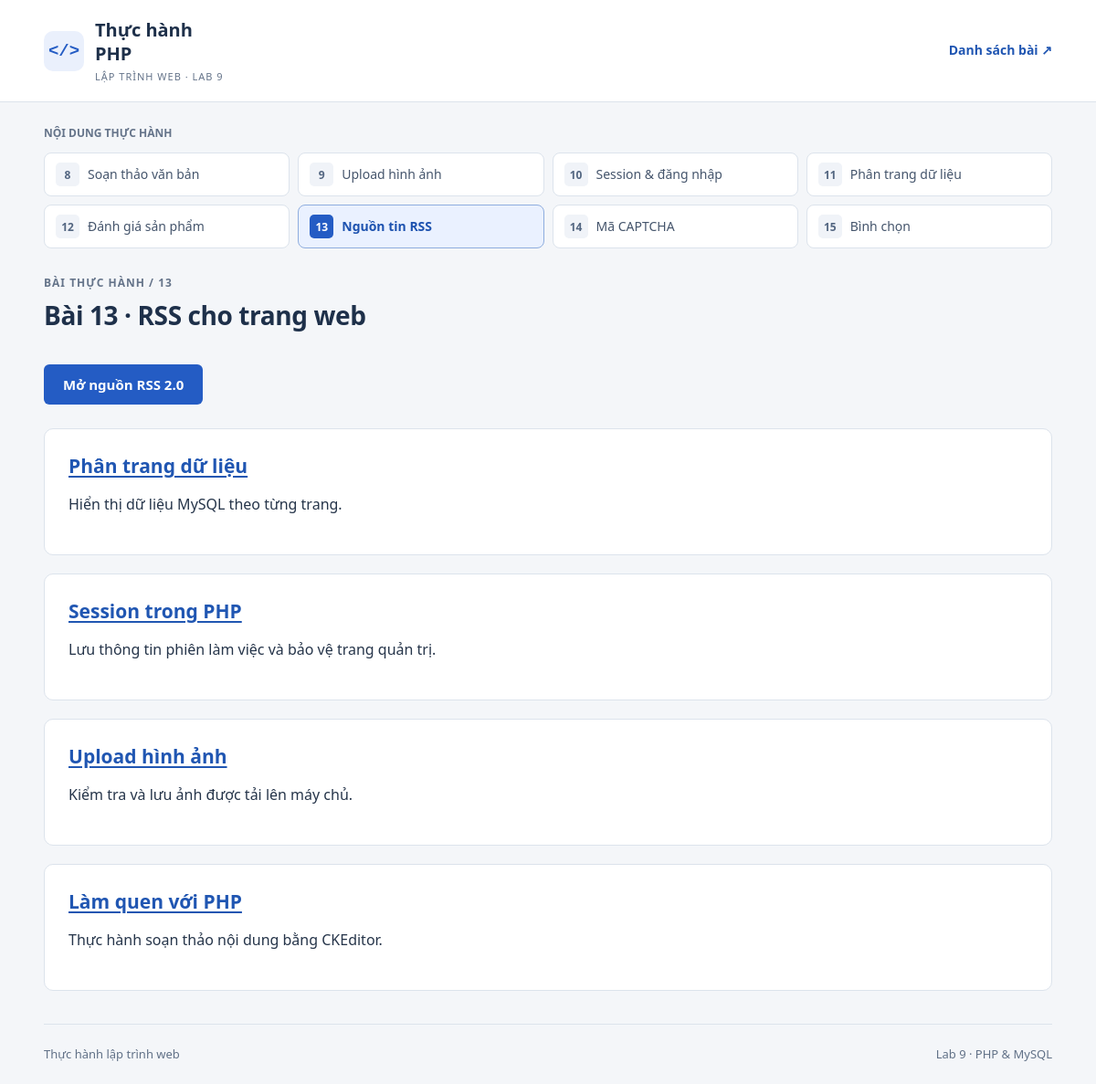
The page /bai13/index.php on the database its author committed.
### tables this page shows
CREATE TABLE IF NOT EXISTS news (id INT PRIMARY KEY,title VARCHAR(255) NOT NULL,link VARCHAR(1000) NOT NULL,description VARCHAR(1000) NOT NULL);

### bai13/index.php (the view)
<?php require '../includes/app.php'; $news=query('SELECT * FROM news ORDER BY id DESC')->fetchAll(); page('Bài 13 · RSS cho trang web'); ?>
<a class="button" href="rss.php">Mở nguồn RSS 2.0</a>
<?php foreach($news as $item): ?><section><h2><a href="<?= e($item['link']) ?>"><?= e($item['title']) ?></a></h2><p><?= e($item['description']) ?></p></section><?php endforeach; endpage(); ?>

### assets/style.css (style rules this page uses)
* { box-sizing: border-box; }
body { margin: 0; }
a { color: #2056b2; text-underline-offset: 3px; }
p { margin: 0 0 16px; }
h1, h2 { color: #1e304a; line-height: 1.4; }
h2 { font-size: 21px; margin: 0 0 14px; }
section, .card, form { background: #fff; border: 1px solid var(--line); border-radius: 10px; padding: 26px; margin: 20px 0; }
button:not(.ck), .button { display: inline-flex; justify-content: center; align-items: center; min-height: 44px; gap: 12px; padding: 10px 20px; margin: 10px 10px 6px 0; border: 1px solid transparent; border-radius: 6px; background: var(--blue); color: #fff; font: 600 15px/1.5 'Segoe UI', Arial, sans-serif; text-decoration: none; cursor: pointer; }

### rows shown on the page
news: title "Phân trang dữ liệu", description "Hiển thị dữ liệu MySQL theo từng trang."
news: title "Session trong PHP", description "Lưu thông tin phiên làm việc và bảo vệ trang quản trị."
news: title "Upload hình ảnh", description "Kiểm tra và lưu ảnh được tải lên máy chủ."
news: title "Làm quen với PHP", description "Thực hành soạn thảo nội dung bằng CKEditor."

### other values the page prints
$number "8"
$label "Soạn thảo văn bản"
$number "9"
$label "Upload hình ảnh"
$number "10"
$label "Session & đăng nhập"
$number "11"
$label "Phân trang dữ liệu"
$number "12"
$label "Đánh giá sản phẩm"
$number "13"
$label "Nguồn tin RSS"
$number "14"
$label "Mã CAPTCHA"
$number "15"
